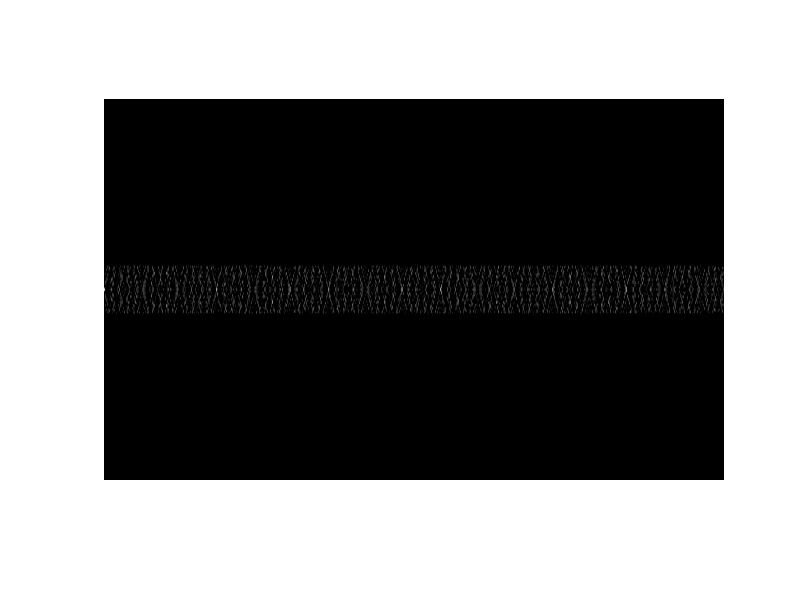
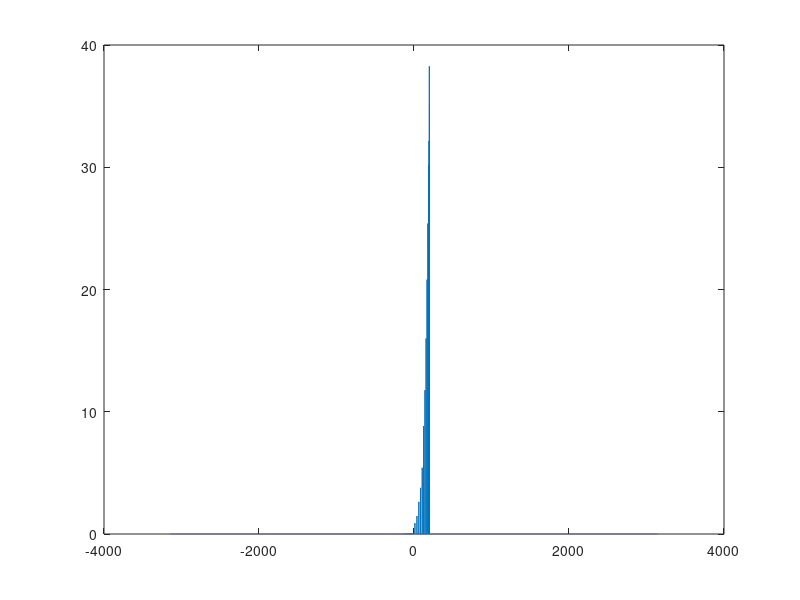

Recreate these plots in MATLAB, in order.
%% Finite Square Well: Split-Operator Method
%% Ref: M. D. Feit, J. A. Fleck, Jr., and A. Steiger, 
%%      "Solution of the Schrodinger Equation by a Spectral Method",
%%      Journal of Computational Physics 47, 412-433 (1982).
%% Ref: D. J. Griffiths, 
%%      "Introduction to Quantum Mechanics",
%%      ISBN 0-13-124405-1
%% 
clear all; close all;clc;
a = 48;  %% Length
M = 1/2; %% Mass
N = 512;
x = linspace(-a/2,a/2,N); x = x';
k = N*linspace(-1/2,1/2,N); k = k';

%Working dimensions
dt = 1e-3; %% Time step

%Working dimensions
dt = 1e-3; %% Time step
NPt = 50000;
T = dt*NPt;
NPt = 50000;

%practice dimensions
%aliasing at multiple of 5
% skipper = 5.3;
% dt = dt*skipper;
% NPt = floor(NPt/skipper);

%%-------------------------------------------------------------------------
%%
%%% Potential
V0 = 200;
V = zeros(length(x),1) - V0; % 1*((2*x).^2 - (0.6*a)^2);  %  
b = a/16;
V(x<-b) = 0;
V(x>+b) = 0;
% V(1:5) = V(1:5)-i*1e3;  %% Absorption at simulation boundary
% V(end-5:end) = V(end-5:end)-i*1e3;  %% Absorption at simulation boundary
%%%
%%-------------------------------------------------------------------------
%%
%%% initial wave packet
%% Gaussian
Phi0 = exp(-(5*(x-0*a/128)).^2); 
%
%% Odd
% mode = 3;
% Phi0 = sqrt(2/b)*sin(mode*pi*x/b);
% Phi0(x<-b) = 0;
% Phi0(x>+b) = 0;
%
%% Even
% mode = 8;
% Phi0 = sqrt(2/b)*cos(mode*pi*x/b);
% Phi0(x<-b) = 0;
% Phi0(x>+b) = 0;
%%
%%-------------------------------------------------------------------------
%%
Phi0c = conj(Phi0); %% real(Phi0)- i*imag(Phi0);
% %%
% figure(1);set(gcf,'position',[37 208 538 732]);
% plot(x,V,'r');hold on;plot(x,max(abs(real(V)))*abs(Phi0c));hold off; pause(1);
%%

GK = inline(sprintf('fftshift(exp(-(i*dt/(4*%f))*((2*pi/%f)^2)*(k.^2)))',M,a)','dt','k'); %% dt/2 kinetic energy propagator
GV = inline(sprintf('exp(-1i*dt*V)'),'dt','V'); %% Potential spatial interaction

GKfast = fftshift(exp(-(i*dt/(4*M))*((2*pi/a)^2)*(k.^2))); %% dt/2 kinetic energy propagator
%GK2 = fftshift(exp(-(i*dt/(2*M))*((2*pi/a)^2)*(k.^2))); %% dt kinetic energy propagator
GVfast = exp(-i*dt*V); %% Potential spatial interaction

% plot((-(dt/(4*M))*((2*pi/a)^2)*(k.^2)));
% plot(-dt*V);
%% Do it the way that works


Phi = Phi0;
iPhi = fft(Phi0);
%Phi = ifft(iPhi.*GKfast);
%Phi = GVfast.*Phi;
Pt = zeros(1,NPt);
En = -105.99;  %% Energy eigen value

figure()
plot(Phi);

bigPhi = real(Phi);

uns = 0;
fprintf('about to do this the fast way');
tic
for nrn = 1:NPt    
    % momentum space propagation
    iPhi = iPhi.*GKfast;
    % move into physical space and apply potential operator
    Phi = ifft(iPhi);
    Phi = GVfast.*Phi;
    % move into momentum space and propagate again
    iPhi = fft(Phi);
    iPhi = iPhi.*GKfast;
    % move back into physical space and record P(t) at the sample point
    Phi = ifft(iPhi);
    
    if mod(nrn, 60) == 0
        %fprintf('plot\n');
        %figure();
        %plot(x,real(Phi));
        %hold on;
        %plot(x,V,'r');
        %hold off;
        bigPhi = [bigPhi real(Phi)];
    end
    
    Pt(nrn) = trapz(x, Phi0c.*Phi);
end
toc
%iPhi = fft(Phi);
%Phi = ifft(iPhi.*GKfast);

%make something look cool...
imshow(bigPhi);
colormap hot;

%% This way works for sure
t = linspace(0,T,NPt);
wt = (1-cos(2*pi*t/length(t)));

estep = 1;  %% Sampling period
Po = Pt(1:estep:length(Pt));
E = (1/dt)*(linspace(-pi,pi,length(Pt)));
Po = (1-cos(2*pi*t/T)).*Po;

Pe = fft(Po);
Pe = fftshift(Pe)/T;

figure();
plot(E,abs(Pe));

% %% Do it the way that helps yourself.
% 
% %practice_points = sort(randsample(1:NPt, floor(NPt/6.389) ));
% %Pder = zeros(1,NPt);
% %Pder(practice_points) = Po2(practice_points);
% 
% num_rand_samples = floor(NPt/10.521);
% sample_points = randsample(1:NPt, num_rand_samples);
% 
% max_gap = 20;
% sample_points = [sample_points 1:max_gap:NPt];
% 
% sample_points = sort(unique(sample_points));
% 
% dts = diff(sample_points)*dt;
% 
% 
% iPhi = fft(Phi0);
% Phi = ifft(iPhi.*GK(dts(1),k));
% Phi = GV(dts(1),V).*Phi;
% Pt2 = zeros(1,NPt);
% 
% tic
% for nrn = 1:length(dts)
%     dts(nrn);
%     % momentum space propagation
%     iPhi = iPhi.*GK(dts(nrn),k);
%     % move into physical space and apply potential operator
%     Phi = ifft(iPhi);
%     Phi = GV(dts(nrn),V).*Phi;
%     % move into momentum space and propagate again
%     iPhi = fft(Phi);
%     iPhi = iPhi.*GK(dts(nrn),k);
%     % move back into physical space and record P(t) at the sample point
%     Phi = ifft(iPhi);
%     Pt2(sample_points(nrn)) = trapz(x, Phi0c.*Phi);
% end
% toc
% 
% 
% 
% %% From other data...
% 
% estep = 1;  %% Sampling period
% Po2 = Pt2(1:estep:length(Pt2));
% E2 = (1/dt)*(linspace(-pi,pi,length(Pt2)));
% Po2 = (1-cos(2*pi*t/T)).*Po2;
% 
% 
% 
% % FPC_AS A_operator class
% A = A_operator( @(z) pifft(z, find(Po2)), @(z) pfft(z, find(Po2), NPt) );
% mu = 1e-14;
% [Pe2, ~] = FPC_AS(NPt, A, nonzeros(Po2), mu);
% % Hurr durr scale by T
% Pe2 = Pe2*sqrt(NPt)/T;
% Pe2 = conj(Pe2);%??????????SHIT SHIT SHIT SHIT?????????????!!!!!!!!!!!
% Pe2 = Pe2';
% Pe2 = fftshift(Pe2);
% 
% fprintf('error in compressed sensing %f \n', norm(Pe-Pe2)/norm(Pe))
% 
% 
% %%
% % figure(2);subplot(2,1,1);plot(t,real(Po));
% % title('Correlation Function ');xlabel('Time');
% % figure(2);subplot(2,1,2);plot(E,log(fliplr(abs(Pe))),'r');
% % title('Energy Spectrum');xlabel('Energy');ylabel('Power');
% % axis([-210 0 -17 5]);
% % pause(1);
% 
% %%-------------------------------------------------------------------------
% %% Analytic method: For Even Solutions (Even Wave functions)
% %%
% % z0 = b*sqrt(2*M*V0);
% % z = 0:0.01:20*pi;
% % y1 = tan(z);
% % y2 = sqrt((z0./z).^2 - 1);
% % figure(3);subplot(2,1,1);plot(z,y1,z,y2);
% % hold on;
% % plot(z,0*z,'r');
% % axis([0 45 0 35]);
% % title('tan(z)  =  [(z_0/z)^2 - 1]^{1/2}');
% % crss_n = [1.5 4.5 7.6 10.8 13.83 16.9 20.0 23.0 26.1 29.1 32.2 35.2 38.2 41.1]; 
% %% ^-- get these values by looking at the graph (approx)
% % g =  inline('tan(z) - sqrt((z0/z).^2 - 1)','z','z0');
% % for nrn = 1:14
% % zn(nrn) = fzero(@(z) g(z,z0),crss_n(nrn));
% % end
% % figure(3);subplot(2,1,1);hold on;plot(zn,tan(zn),'rx');
% % q = zn/b;
% % Em = ((q.^2)/(2*M))-V0;
% % %%
% % for nrn = 1:length(Em),
% %     figure(3);subplot(2,1,2);hold on; 
% %     plot([Em(nrn),Em(nrn)],[-17,6]); 
% % end
% %%
% % figure(3);subplot(2,1,2);
% % plot(E,log(fliplr(abs(Pe))),'r');hold on;
% % title('Energy Spectrum (Blue: Even solutions)');
% % xlabel('Energy');ylabel('Power');
% % axis([-210 0 -17 5]);
% %%
% 
% %figure(4);
% %plot(E,log(fliplr(abs(Pe))),'r');
% %hold on;
% %plot(E,log(fliplr(abs(Pe2))),'b');
% 
% figure(5);
% plot(E, abs(Pe));
% hold on;
% plot(E, abs(Pe2), 'r--');
% 
% 
% figure(6);
% plot(abs(Po));
% hold on;
% plot(abs(Po2),'rx');
% 
% 
% %%-------------------------------------------------------------------------
% 
